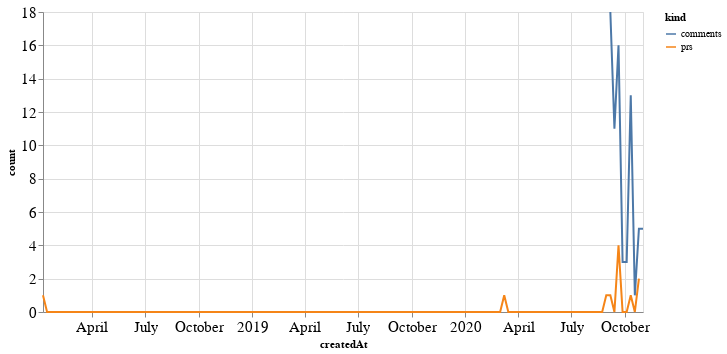

Source (notebook cell):
### Code cell
alt.Chart(total_time, width=600).mark_line().encode(
    x='createdAt',
    y='count',
    color='kind'
)

### Figure 1 — Vega-Lite specification as saved in the notebook (floating-point values rounded to 4 significant figures; data arrays with more than 128 entries replaced by an {"elided": "..."} marker saying what was removed)
{"config": {"axisLeft": {"labelFontSize": 15}, "axisBottom": {"labelFontSize": 15}}, "data": {"name": "data-819ecdae28d59b34bea1f1ecc0113ec6"}, "mark": "line", "encoding": {"color": {"type": "nominal", "field": "kind"}, "x": {"type": "temporal", "field": "createdAt"}, "y": {"type": "quantitative", "field": "count"}}, "width": 600, "$schema": "https://vega.github.io/schema/vega-lite/v4.8.1.json", "datasets": {"data-819ecdae28d59b34bea1f1ecc0113ec6": {"elided": "296 records"}}}
